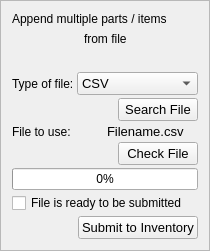
            <widget class="QFrame" name="frame_6">
             <property name="frameShape">
              <enum>QFrame::StyledPanel</enum>
             </property>
             <property name="frameShadow">
              <enum>QFrame::Raised</enum>
             </property>
             <layout class="QVBoxLayout" name="verticalLayout_43">
              <item>
               <layout class="QVBoxLayout" name="verticalLayout_42" stretch="0,0,0,0,0,0,0,0,0,1">
                <property name="spacing">
                 <number>3</number>
                </property>
                <item>
                 <widget class="QLabel" name="label_19">
                  <property name="text">
                   <string>Append multiple parts / items</string>
                  </property>
                 </widget>
                </item>
                <item>
                 <layout class="QHBoxLayout" name="horizontalLayout_45">
                  <item>
                   <spacer name="horizontalSpacer_36">
                    <property name="orientation">
                     <enum>Qt::Horizontal</enum>
                    </property>
                    <property name="sizeHint" stdset="0">
                     <size>
                      <width>40</width>
                      <height>20</height>
                     </size>
                    </property>
                   </spacer>
                  </item>
                  <item>
                   <widget class="QLabel" name="label_52">
                    <property name="text">
                     <string>from file</string>
                    </property>
                   </widget>
                  </item>
                  <item>
                   <spacer name="horizontalSpacer_37">
                    <property name="orientation">
                     <enum>Qt::Horizontal</enum>
                    </property>
                    <property name="sizeHint" stdset="0">
                     <size>
                      <width>40</width>
                      <height>20</height>
                     </size>
                    </property>
                   </spacer>
                  </item>
                 </layout>
                </item>
                <item>
                 <spacer name="verticalSpacer_24">
                  <property name="orientation">
                   <enum>Qt::Vertical</enum>
                  </property>
                  <property name="sizeType">
                   <enum>QSizePolicy::Expanding</enum>
                  </property>
                  <property name="sizeHint" stdset="0">
                   <size>
                    <width>20</width>
                    <height>20</height>
                   </size>
                  </property>
                 </spacer>
                </item>
                <item>
                 <layout class="QHBoxLayout" name="horizontalLayout_43">
                  <item>
                   <widget class="QLabel" name="label_53">
                    <property name="text">
                     <string>Type of file:</string>
                    </property>
                   </widget>
                  </item>
                  <item>
                   <widget class="QComboBox" name="comboBox_2">
                    <property name="font">
                     <font>
                      <pointsize>10</pointsize>
                      <weight>50</weight>
                      <bold>false</bold>
                     </font>
                    </property>
                    <item>
                     <property name="text">
                      <string>CSV</string>
                     </property>
                    </item>
                    <item>
                     <property name="text">
                      <string>Formated Excel</string>
                     </property>
                    </item>
                    <item>
                     <property name="text">
                      <string>Json</string>
                     </property>
                    </item>
                   </widget>
                  </item>
                 </layout>
                </item>
                <item>
                 <layout class="QHBoxLayout" name="horizontalLayout_42">
                  <item>
                   <spacer name="horizontalSpacer_33">
                    <property name="orientation">
                     <enum>Qt::Horizontal</enum>
                    </property>
                    <property name="sizeHint" stdset="0">
                     <size>
                      <width>40</width>
                      <height>20</height>
                     </size>
                    </property>
                   </spacer>
                  </item>
                  <item>
                   <widget class="QPushButton" name="search_file_append_inv">
                    <property name="font">
                     <font>
                      <pointsize>10</pointsize>
                      <weight>50</weight>
                      <bold>false</bold>
                     </font>
                    </property>
                    <property name="text">
                     <string>Search File</string>
                    </property>
                   </widget>
                  </item>
                 </layout>
                </item>
                <item>
                 <layout class="QHBoxLayout" name="horizontalLayout_44">
                  <item>
                   <widget class="QLabel" name="label_54">
                    <property name="text">
                     <string>File to use:</string>
                    </property>
                   </widget>
                  </item>
                  <item>
                   <widget class="QLabel" name="label_55">
                    <property name="font">
                     <font>
                      <pointsize>10</pointsize>
                      <weight>50</weight>
                      <bold>false</bold>
                     </font>
                    </property>
                    <property name="text">
                     <string>Filename.csv</string>
                    </property>
                   </widget>
                  </item>
                 </layout>
                </item>
                <item>
                 <layout class="QHBoxLayout" name="horizontalLayout_41">
                  <item>
                   <spacer name="horizontalSpacer_34">
                    <property name="orientation">
                     <enum>Qt::Horizontal</enum>
                    </property>
                    <property name="sizeHint" stdset="0">
                     <size>
                      <width>40</width>
                      <height>20</height>
                     </size>
                    </property>
                   </spacer>
                  </item>
                  <item>
                   <widget class="QPushButton" name="pushButton_6">
                    <property name="font">
                     <font>
                      <pointsize>10</pointsize>
                      <weight>50</weight>
                      <bold>false</bold>
                     </font>
                    </property>
                    <property name="text">
                     <string>Check File</string>
                    </property>
                   </widget>
                  </item>
                 </layout>
                </item>
                <item>
                 <widget class="QProgressBar" name="progressBar">
                  <property name="value">
                   <number>0</number>
                  </property>
                 </widget>
                </item>
                <item>
                 <widget class="QCheckBox" name="checkBox">
                  <property name="text">
                   <string>File is ready to be submitted</string>
                  </property>
                 </widget>
                </item>
                <item>
                 <layout class="QHBoxLayout" name="horizontalLayout_40">
                  <item>
                   <spacer name="horizontalSpacer_35">
                    <property name="orientation">
                     <enum>Qt::Horizontal</enum>
                    </property>
                    <property name="sizeHint" stdset="0">
                     <size>
                      <width>40</width>
                      <height>20</height>
                     </size>
                    </property>
                   </spacer>
                  </item>
                  <item>
                   <widget class="QPushButton" name="pushButton_7">
                    <property name="font">
                     <font>
                      <pointsize>10</pointsize>
                      <weight>50</weight>
                      <bold>false</bold>
                     </font>
                    </property>
                    <property name="text">
                     <string>Submit to Inventory</string>
                    </property>
                   </widget>
                  </item>
                 </layout>
                </item>
               </layout>
              </item>
             </layout>
            </widget>
